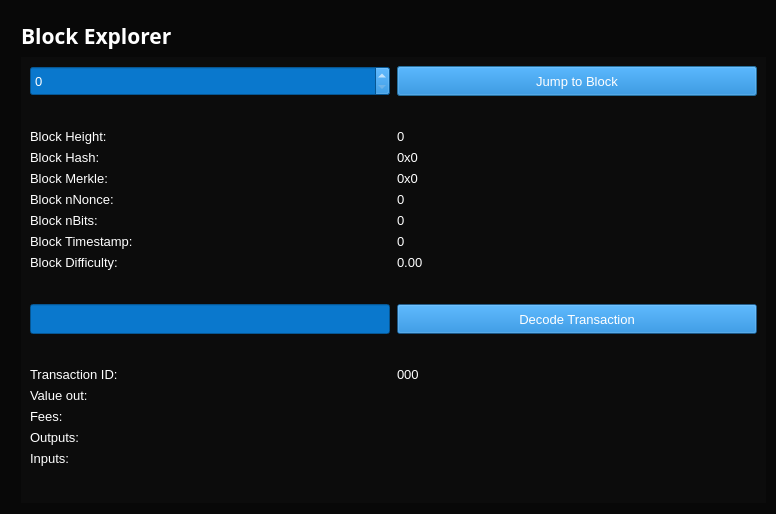
<?xml version="1.0" encoding="UTF-8"?>
<ui version="4.0">
 <class>BlockBrowser</class>
 <widget class="QDialog" name="BlockBrowser">
  <property name="windowModality">
   <enum>Qt::NonModal</enum>
  </property>
  <property name="enabled">
   <bool>true</bool>
  </property>
  <property name="geometry">
   <rect>
    <x>0</x>
    <y>0</y>
    <width>776</width>
    <height>514</height>
   </rect>
  </property>
  <property name="sizePolicy">
   <sizepolicy hsizetype="Expanding" vsizetype="Expanding">
    <horstretch>0</horstretch>
    <verstretch>0</verstretch>
   </sizepolicy>
  </property>
  <property name="minimumSize">
   <size>
    <width>0</width>
    <height>0</height>
   </size>
  </property>
  <property name="acceptDrops">
   <bool>false</bool>
  </property>
  <property name="windowTitle">
   <string>Form</string>
  </property>
  <property name="autoFillBackground">
   <bool>true</bool>
  </property>
  <property name="styleSheet">
   <string notr="true">color: rgb(255, 255, 255);
background-color: #080808;</string>
  </property>
  <layout class="QGridLayout">
   <property name="sizeConstraint">
    <enum>QLayout::SetMaximumSize</enum>
   </property>
   <property name="leftMargin">
    <number>21</number>
   </property>
   <property name="topMargin">
    <number>21</number>
   </property>
   <property name="rightMargin">
    <number>10</number>
   </property>
   <item row="1" column="0">
    <widget class="QWidget" name="widget" native="true">
     <property name="sizePolicy">
      <sizepolicy hsizetype="Expanding" vsizetype="Expanding">
       <horstretch>0</horstretch>
       <verstretch>0</verstretch>
      </sizepolicy>
     </property>
     <property name="styleSheet">
      <string notr="true">background: transparent;
background-color: rgb(20, 20, 20, 0.35);
</string>
     </property>
     <layout class="QGridLayout" name="gridLayout01">
      <item row="1" column="0">
       <layout class="QGridLayout" name="gridLayout_3" rowstretch="0,0,0,0,0,0,0,0,0,0,0,0,0,0,0,0,0,0,0,0" columnstretch="0,0">
        <property name="sizeConstraint">
         <enum>QLayout::SetDefaultConstraint</enum>
        </property>
        <property name="horizontalSpacing">
         <number>7</number>
        </property>
        <item row="8" column="0">
         <widget class="QLabel" name="timeLabel">
          <property name="font">
           <font>
            <pointsize>10</pointsize>
           </font>
          </property>
          <property name="styleSheet">
           <string notr="true">background: transparent;
background-color: transparent;</string>
          </property>
          <property name="text">
           <string>Block Timestamp:</string>
          </property>
         </widget>
        </item>
        <item row="18" column="0">
         <widget class="QLabel" name="inputLabel">
          <property name="font">
           <font>
            <pointsize>10</pointsize>
           </font>
          </property>
          <property name="styleSheet">
           <string notr="true">background: transparent;
background-color: transparent;</string>
          </property>
          <property name="text">
           <string>Inputs:</string>
          </property>
          <property name="alignment">
           <set>Qt::AlignLeading|Qt::AlignLeft|Qt::AlignTop</set>
          </property>
         </widget>
        </item>
        <item row="15" column="0">
         <widget class="QLabel" name="valueLabel">
          <property name="font">
           <font>
            <pointsize>10</pointsize>
           </font>
          </property>
          <property name="styleSheet">
           <string notr="true">background: transparent;
background-color: transparent;</string>
          </property>
          <property name="text">
           <string>Value out:</string>
          </property>
         </widget>
        </item>
        <item row="3" column="0">
         <widget class="QLabel" name="heightLabel_2">
          <property name="font">
           <font>
            <pointsize>10</pointsize>
           </font>
          </property>
          <property name="styleSheet">
           <string notr="true">background: transparent;
background-color: transparent;</string>
          </property>
          <property name="text">
           <string>Block Height:</string>
          </property>
         </widget>
        </item>
        <item row="19" column="0">
         <spacer name="verticalSpacer">
          <property name="orientation">
           <enum>Qt::Vertical</enum>
          </property>
          <property name="sizeHint" stdset="0">
           <size>
            <width>20</width>
            <height>40</height>
           </size>
          </property>
         </spacer>
        </item>
        <item row="7" column="1">
         <widget class="QLabel" name="bitsBox">
          <property name="font">
           <font>
            <pointsize>10</pointsize>
           </font>
          </property>
          <property name="styleSheet">
           <string notr="true">background: transparent;
background-color: transparent;</string>
          </property>
          <property name="text">
           <string>0</string>
          </property>
          <property name="textInteractionFlags">
           <set>Qt::LinksAccessibleByMouse|Qt::TextSelectableByMouse</set>
          </property>
         </widget>
        </item>
        <item row="1" column="0">
         <widget class="QSpinBox" name="heightBox">
          <property name="sizePolicy">
           <sizepolicy hsizetype="Preferred" vsizetype="Fixed">
            <horstretch>0</horstretch>
            <verstretch>0</verstretch>
           </sizepolicy>
          </property>
          <property name="minimumSize">
           <size>
            <width>0</width>
            <height>30</height>
           </size>
          </property>
          <property name="font">
           <font>
            <pointsize>10</pointsize>
           </font>
          </property>
          <property name="styleSheet">
           <string notr="true">background-color: rgb(10, 120, 205);</string>
          </property>
          <property name="maximum">
           <number>99999999</number>
          </property>
         </widget>
        </item>
        <item row="3" column="1">
         <widget class="QLabel" name="heightLabel">
          <property name="font">
           <font>
            <pointsize>10</pointsize>
           </font>
          </property>
          <property name="styleSheet">
           <string notr="true">background: transparent;
background-color: transparent;</string>
          </property>
          <property name="text">
           <string>0</string>
          </property>
          <property name="textInteractionFlags">
           <set>Qt::LinksAccessibleByMouse|Qt::TextSelectableByMouse</set>
          </property>
         </widget>
        </item>
        <item row="9" column="0">
         <widget class="QLabel" name="hardLabel">
          <property name="font">
           <font>
            <pointsize>10</pointsize>
           </font>
          </property>
          <property name="styleSheet">
           <string notr="true">background: transparent;
background-color: transparent;</string>
          </property>
          <property name="text">
           <string>Block Difficulty:</string>
          </property>
         </widget>
        </item>
        <item row="9" column="1">
         <widget class="QLabel" name="hardBox">
          <property name="font">
           <font>
            <pointsize>10</pointsize>
           </font>
          </property>
          <property name="styleSheet">
           <string notr="true">background: transparent;
background-color: transparent;</string>
          </property>
          <property name="text">
           <string>0.00</string>
          </property>
          <property name="textInteractionFlags">
           <set>Qt::LinksAccessibleByMouse|Qt::TextSelectableByMouse</set>
          </property>
         </widget>
        </item>
        <item row="14" column="0">
         <widget class="QLabel" name="txLabel">
          <property name="font">
           <font>
            <pointsize>10</pointsize>
           </font>
          </property>
          <property name="styleSheet">
           <string notr="true">background: transparent;
background-color: transparent;</string>
          </property>
          <property name="text">
           <string>Transaction ID:</string>
          </property>
         </widget>
        </item>
        <item row="6" column="1">
         <widget class="QLabel" name="nonceBox">
          <property name="font">
           <font>
            <pointsize>10</pointsize>
           </font>
          </property>
          <property name="styleSheet">
           <string notr="true">background: transparent;
background-color: transparent;</string>
          </property>
          <property name="text">
           <string>0</string>
          </property>
          <property name="textInteractionFlags">
           <set>Qt::LinksAccessibleByMouse|Qt::TextSelectableByMouse</set>
          </property>
         </widget>
        </item>
        <item row="17" column="1">
         <widget class="QLabel" name="outputBox">
          <property name="font">
           <font>
            <pointsize>10</pointsize>
           </font>
          </property>
          <property name="styleSheet">
           <string notr="true">background: transparent;
background-color: transparent;</string>
          </property>
          <property name="text">
           <string/>
          </property>
          <property name="alignment">
           <set>Qt::AlignLeading|Qt::AlignLeft|Qt::AlignTop</set>
          </property>
          <property name="textInteractionFlags">
           <set>Qt::LinksAccessibleByMouse|Qt::TextSelectableByMouse</set>
          </property>
         </widget>
        </item>
        <item row="4" column="1">
         <widget class="QLabel" name="hashBox">
          <property name="enabled">
           <bool>true</bool>
          </property>
          <property name="sizePolicy">
           <sizepolicy hsizetype="Preferred" vsizetype="Preferred">
            <horstretch>0</horstretch>
            <verstretch>0</verstretch>
           </sizepolicy>
          </property>
          <property name="minimumSize">
           <size>
            <width>0</width>
            <height>0</height>
           </size>
          </property>
          <property name="font">
           <font>
            <pointsize>10</pointsize>
           </font>
          </property>
          <property name="styleSheet">
           <string notr="true">background: transparent;
background-color: transparent;</string>
          </property>
          <property name="text">
           <string>0x0</string>
          </property>
          <property name="textInteractionFlags">
           <set>Qt::LinksAccessibleByMouse|Qt::TextSelectableByMouse</set>
          </property>
         </widget>
        </item>
        <item row="7" column="0">
         <widget class="QLabel" name="bitsLabel">
          <property name="font">
           <font>
            <pointsize>10</pointsize>
           </font>
          </property>
          <property name="styleSheet">
           <string notr="true">background: transparent;
background-color: transparent;</string>
          </property>
          <property name="text">
           <string>Block nBits:</string>
          </property>
         </widget>
        </item>
        <item row="5" column="0">
         <widget class="QLabel" name="merkleLabel">
          <property name="font">
           <font>
            <pointsize>10</pointsize>
           </font>
          </property>
          <property name="styleSheet">
           <string notr="true">background: transparent;
background-color: transparent;</string>
          </property>
          <property name="text">
           <string>Block Merkle:</string>
          </property>
         </widget>
        </item>
        <item row="5" column="1">
         <widget class="QLabel" name="merkleBox">
          <property name="minimumSize">
           <size>
            <width>187</width>
            <height>0</height>
           </size>
          </property>
          <property name="font">
           <font>
            <pointsize>10</pointsize>
           </font>
          </property>
          <property name="styleSheet">
           <string notr="true">background: transparent;
background-color: transparent;</string>
          </property>
          <property name="text">
           <string>0x0</string>
          </property>
          <property name="textInteractionFlags">
           <set>Qt::LinksAccessibleByMouse|Qt::TextSelectableByMouse</set>
          </property>
         </widget>
        </item>
        <item row="18" column="1">
         <widget class="QLabel" name="inputBox">
          <property name="font">
           <font>
            <pointsize>10</pointsize>
           </font>
          </property>
          <property name="styleSheet">
           <string notr="true">background: transparent;
background-color: transparent;</string>
          </property>
          <property name="text">
           <string/>
          </property>
          <property name="alignment">
           <set>Qt::AlignLeading|Qt::AlignLeft|Qt::AlignTop</set>
          </property>
          <property name="textInteractionFlags">
           <set>Qt::LinksAccessibleByMouse|Qt::TextSelectableByMouse</set>
          </property>
         </widget>
        </item>
        <item row="16" column="1">
         <widget class="QLabel" name="feesBox">
          <property name="font">
           <font>
            <pointsize>10</pointsize>
           </font>
          </property>
          <property name="styleSheet">
           <string notr="true">background: transparent;
background-color: transparent;</string>
          </property>
          <property name="text">
           <string/>
          </property>
          <property name="textInteractionFlags">
           <set>Qt::LinksAccessibleByMouse|Qt::TextSelectableByMouse</set>
          </property>
         </widget>
        </item>
        <item row="6" column="0">
         <widget class="QLabel" name="nonceLabel">
          <property name="font">
           <font>
            <pointsize>10</pointsize>
           </font>
          </property>
          <property name="styleSheet">
           <string notr="true">background: transparent;
background-color: transparent;</string>
          </property>
          <property name="text">
           <string>Block nNonce:</string>
          </property>
         </widget>
        </item>
        <item row="12" column="0">
         <widget class="QLineEdit" name="txBox">
          <property name="sizePolicy">
           <sizepolicy hsizetype="Preferred" vsizetype="Fixed">
            <horstretch>0</horstretch>
            <verstretch>0</verstretch>
           </sizepolicy>
          </property>
          <property name="minimumSize">
           <size>
            <width>0</width>
            <height>30</height>
           </size>
          </property>
          <property name="font">
           <font>
            <pointsize>10</pointsize>
           </font>
          </property>
          <property name="styleSheet">
           <string notr="true">background-color: rgb(10, 120, 205);</string>
          </property>
          <property name="inputMask">
           <string comment="Transaction id" extracomment="Transaction id"/>
          </property>
          <property name="placeholderText">
           <string comment="Transaction ID" extracomment="Transaction ID"/>
          </property>
         </widget>
        </item>
        <item row="11" column="0">
         <spacer name="verticalSpacer_2">
          <property name="orientation">
           <enum>Qt::Vertical</enum>
          </property>
          <property name="sizeHint" stdset="0">
           <size>
            <width>20</width>
            <height>40</height>
           </size>
          </property>
         </spacer>
        </item>
        <item row="4" column="0">
         <widget class="QLabel" name="hashLabel">
          <property name="font">
           <font>
            <pointsize>10</pointsize>
           </font>
          </property>
          <property name="styleSheet">
           <string notr="true">background: transparent;
background-color: transparent;</string>
          </property>
          <property name="text">
           <string>Block Hash:</string>
          </property>
         </widget>
        </item>
        <item row="15" column="1">
         <widget class="QLabel" name="valueBox">
          <property name="font">
           <font>
            <pointsize>10</pointsize>
           </font>
          </property>
          <property name="styleSheet">
           <string notr="true">background: transparent;
background-color: transparent;</string>
          </property>
          <property name="text">
           <string/>
          </property>
          <property name="textInteractionFlags">
           <set>Qt::LinksAccessibleByMouse|Qt::TextSelectableByMouse</set>
          </property>
         </widget>
        </item>
        <item row="14" column="1">
         <widget class="QLabel" name="txID">
          <property name="font">
           <font>
            <pointsize>10</pointsize>
           </font>
          </property>
          <property name="styleSheet">
           <string notr="true">background: transparent;
background-color: transparent;</string>
          </property>
          <property name="text">
           <string>000</string>
          </property>
          <property name="textInteractionFlags">
           <set>Qt::LinksAccessibleByMouse|Qt::TextSelectableByMouse</set>
          </property>
         </widget>
        </item>
        <item row="16" column="0">
         <widget class="QLabel" name="feesLabel">
          <property name="font">
           <font>
            <pointsize>10</pointsize>
           </font>
          </property>
          <property name="styleSheet">
           <string notr="true">background: transparent;
background-color: transparent;</string>
          </property>
          <property name="text">
           <string>Fees:</string>
          </property>
         </widget>
        </item>
        <item row="1" column="1">
         <widget class="QPushButton" name="blockButton">
          <property name="minimumSize">
           <size>
            <width>0</width>
            <height>30</height>
           </size>
          </property>
          <property name="font">
           <font>
            <pointsize>10</pointsize>
           </font>
          </property>
          <property name="styleSheet">
           <string notr="true">background-color: rgb(10, 120, 205, 0.4);</string>
          </property>
          <property name="text">
           <string>Jump to Block</string>
          </property>
         </widget>
        </item>
        <item row="17" column="0">
         <widget class="QLabel" name="outputLabel">
          <property name="font">
           <font>
            <pointsize>10</pointsize>
           </font>
          </property>
          <property name="styleSheet">
           <string notr="true">background: transparent;
background-color: transparent;</string>
          </property>
          <property name="text">
           <string>Outputs:</string>
          </property>
          <property name="alignment">
           <set>Qt::AlignLeading|Qt::AlignLeft|Qt::AlignTop</set>
          </property>
         </widget>
        </item>
        <item row="8" column="1">
         <widget class="QLabel" name="timeBox">
          <property name="font">
           <font>
            <pointsize>10</pointsize>
           </font>
          </property>
          <property name="styleSheet">
           <string notr="true">background: transparent;
background-color: transparent;</string>
          </property>
          <property name="text">
           <string>0</string>
          </property>
          <property name="textInteractionFlags">
           <set>Qt::LinksAccessibleByMouse|Qt::TextSelectableByMouse</set>
          </property>
         </widget>
        </item>
        <item row="12" column="1">
         <widget class="QPushButton" name="txButton">
          <property name="minimumSize">
           <size>
            <width>0</width>
            <height>30</height>
           </size>
          </property>
          <property name="font">
           <font>
            <pointsize>10</pointsize>
           </font>
          </property>
          <property name="styleSheet">
           <string notr="true">background-color: rgb(10, 120, 205, 0.4);</string>
          </property>
          <property name="text">
           <string>Decode Transaction</string>
          </property>
         </widget>
        </item>
        <item row="13" column="0">
         <spacer name="verticalSpacer_3">
          <property name="orientation">
           <enum>Qt::Vertical</enum>
          </property>
          <property name="sizeHint" stdset="0">
           <size>
            <width>20</width>
            <height>40</height>
           </size>
          </property>
         </spacer>
        </item>
        <item row="13" column="1">
         <spacer name="verticalSpacer_4">
          <property name="orientation">
           <enum>Qt::Vertical</enum>
          </property>
          <property name="sizeHint" stdset="0">
           <size>
            <width>20</width>
            <height>40</height>
           </size>
          </property>
         </spacer>
        </item>
        <item row="2" column="0">
         <spacer name="verticalSpacer_5">
          <property name="orientation">
           <enum>Qt::Vertical</enum>
          </property>
          <property name="sizeHint" stdset="0">
           <size>
            <width>20</width>
            <height>40</height>
           </size>
          </property>
         </spacer>
        </item>
        <item row="2" column="1">
         <spacer name="verticalSpacer_6">
          <property name="orientation">
           <enum>Qt::Vertical</enum>
          </property>
          <property name="sizeHint" stdset="0">
           <size>
            <width>20</width>
            <height>40</height>
           </size>
          </property>
         </spacer>
        </item>
        <item row="19" column="1">
         <spacer name="verticalSpacer_7">
          <property name="orientation">
           <enum>Qt::Vertical</enum>
          </property>
          <property name="sizeHint" stdset="0">
           <size>
            <width>20</width>
            <height>40</height>
           </size>
          </property>
         </spacer>
        </item>
        <item row="11" column="1">
         <spacer name="verticalSpacer_8">
          <property name="orientation">
           <enum>Qt::Vertical</enum>
          </property>
          <property name="sizeHint" stdset="0">
           <size>
            <width>20</width>
            <height>40</height>
           </size>
          </property>
         </spacer>
        </item>
       </layout>
      </item>
     </layout>
    </widget>
   </item>
   <item row="0" column="0">
    <layout class="QHBoxLayout" name="horizontalLayout_4">
     <property name="spacing">
      <number>7</number>
     </property>
     <item>
      <widget class="QLabel" name="label_5">
       <property name="font">
        <font>
         <family>Open Sans,sans-serif</family>
         <pointsize>16</pointsize>
         <weight>75</weight>
         <bold>true</bold>
        </font>
       </property>
       <property name="styleSheet">
        <string notr="true"/>
       </property>
       <property name="text">
        <string>Block Explorer</string>
       </property>
      </widget>
     </item>
     <item>
      <spacer name="horizontalSpacer_2">
       <property name="orientation">
        <enum>Qt::Horizontal</enum>
       </property>
       <property name="sizeHint" stdset="0">
        <size>
         <width>40</width>
         <height>20</height>
        </size>
       </property>
      </spacer>
     </item>
    </layout>
   </item>
  </layout>
 </widget>
 <resources/>
 <connections/>
</ui>
